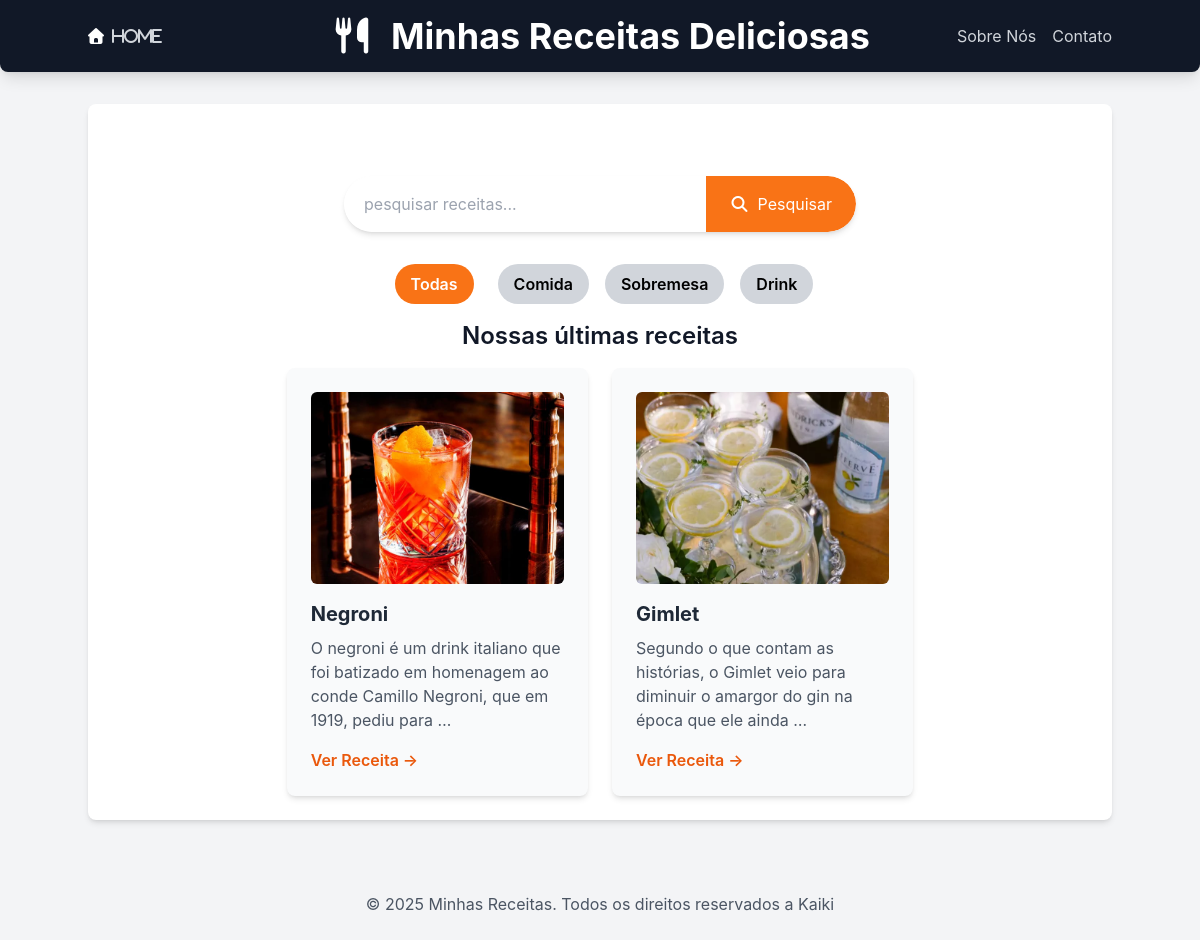
Page /receitas/?categoria=drink on the committed database.
### receitas/models.py (models this page shows, shortened)
class Receita(models.Model):
    CATEGORIAS=[
        ('comida', 'Comida'),
        ('sobremesa', 'Sobremesa'),
        ('drink', 'Drink'),
    ]
    title = models.CharField(max_length=200)
    description = models.TextField("Descrição")
    ingredients = models.TextField("Ingredientes")
    instructions = models.TextField("Modo de Preparo")
    image =models.ImageField("Imagem", upload_to='receitas/images/', blank=True, null=True)
    categoria = models.CharField("Categoria", max_length=20, choices=CATEGORIAS, default='comida')
    created_at = models.DateTimeField(auto_now_add=True)
    updated_at = models.DateTimeField(auto_now=True)
    class Meta:
        verbose_name = "Receita"
        verbose_name_plural = "Receitas"
        ordering = ['-created_at'] #Ordena as receitas pela data de criação (mais novas primeiro)

### receitas/views.py (the view)
# urls.py: 2. Add a URL to urlpatterns:  path('', views.home, name='home')
def home(request):
    categoria_slug = request.GET.get('categoria')
    categorias_choices = [choice[0] for choice in Receita.CATEGORIAS]
    if categoria_slug:
        receitas = Receita.objects.filter(categoria=categoria_slug)
        categoria_selecionada = categoria_slug
    else:
        receitas = Receita.objects.all()
        categoria_selecionada = None
    return render(request, 'receitas/home.html', {
        'receitas': receitas,
        'cetegorias': categorias_choices,
        'categoria_selecionada': categoria_selecionada,
    })

### receitas/templates/receitas/home.html (shortened to what this page needs)
{% extends "receitas/base.html" %}
{% block content %}
<section class="container mx-auto mt-8 p-4 flex justify-center">
    <form method="get" action="{% url 'pesquisar_receitas' %}"
        class="w-full max-w-lg flex bg-white rounded-full shadow-md overflow-hidden">
        <input type="text" name="q" placeholder="pesquisar receitas... "
            class="flex-grow p-3 text-gray-700 focus:ring-2 focus-ring-orange-500 rounded-l-full pl-5">
        <button type="submit"
            class="bg-orange-500 hover:bg-orange-600 text-white p-4 px-6 rounded-r-full transition duration-300 ease-in-out flex items-center justify-center">
            <i class="fas fa-search mr-2"></i> Pesquisar
        </button>
    </form>
</section>
<nav class="relative justify-center my-4 z-10 flex space-x-4">
    <a href="{%url 'home'%}" class="text-white mx-2 px-4 py-2 rounded-full bg-orange-500 hover:bg-orange-600 font-semibold">Todas</a>
    <a href="{%url 'home'%}?categoria=comida" class="text-black mx-2 px-4 py-2 rounded-full bg-gray-300 hover:bg-gray-500 font-semibold">Comida</a>
    <a href="{%url 'home'%}?categoria=sobremesa" class="text-black mx-2 px-4 py-2 rounded-full bg-gray-300 hover:bg-gray-500 font-semibold">Sobremesa</a>
    <a href="{%url 'home'%}?categoria=drink" class="text-black mx-2 px-4 py-2 rounded-full bg-gray-300 hover:bg-gray-500 font-semibold">Drink</a>
</nav>
<h2 class="text-2xl font-semibold mb-4 text-center">Nossas últimas receitas</h2>
<div class="flex flex-wrap justify-center gap-6">
    {% for receita in receitas %}
    <div
        class="w-full sm:w-[calc(50%-1.5rem)] lg:w-[calc(33.333%-1.5rem)] bg-gray-50 p-6 rounded-lg shadow-md hover:shadow-lg transition-shadow duration-300 ease-in-out">
        {% if receita.image %}
        <img src="{{receita.image.url}}" alt="Imagem de {{receita.title}}"
            class="w-full h-48 objevt-cover rounded-md mb-4">
        {% endif %}
        <h3 class="text-xl font-bold mb-2 text-gray-800">{{ receita.title }}</h3>
        <p class="text-gray-600 mb-4">{{ receita.description|truncatewords:20}}</p>
        <a href="{% url 'receita_detail' receita.id %}" class="text-orange-600 hover:text-orange-800 font-semibold">Ver
            Receita &rarr;</a>
    </div>
    {% empty%}
    <p class="text-center text-gray-500 col-span-full">Nenhuma receita encontrada.</p>
    {% endfor %}
</div>
{% endblock %}

### receitas/templates/receitas/base.html (style rules this page uses)
body { font-family: 'Inter', sans-serif; }

### rows in the picture
Receita: image (picture), title "Negroni", description "O negroni é um drink italiano que foi batizado em homenagem ao conde Camillo Negroni, que em 1919, pediu para …"
Receita: image (picture), title "Gimlet", description "Segundo o que contam as histórias, o Gimlet veio para diminuir o amargor do gin na época que ele ainda …"
